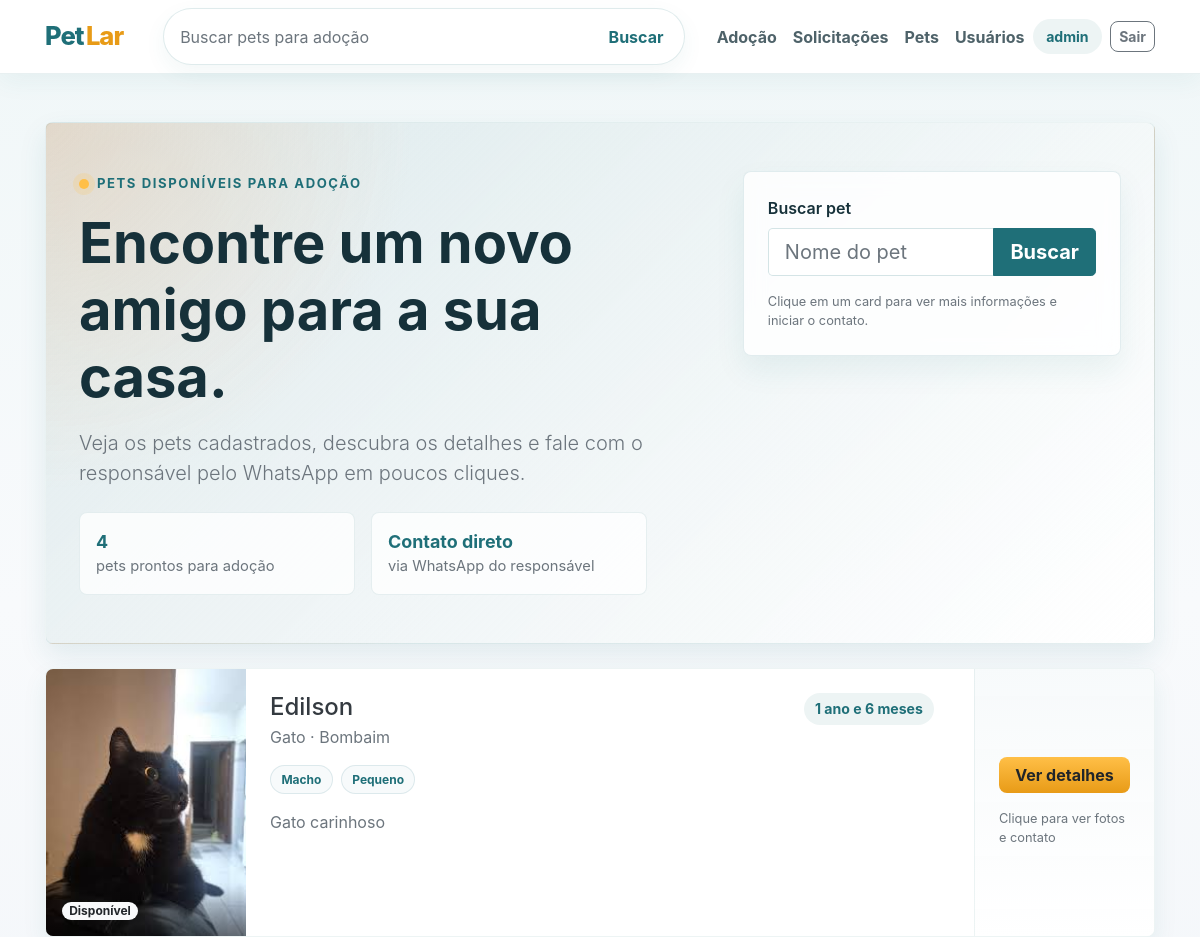
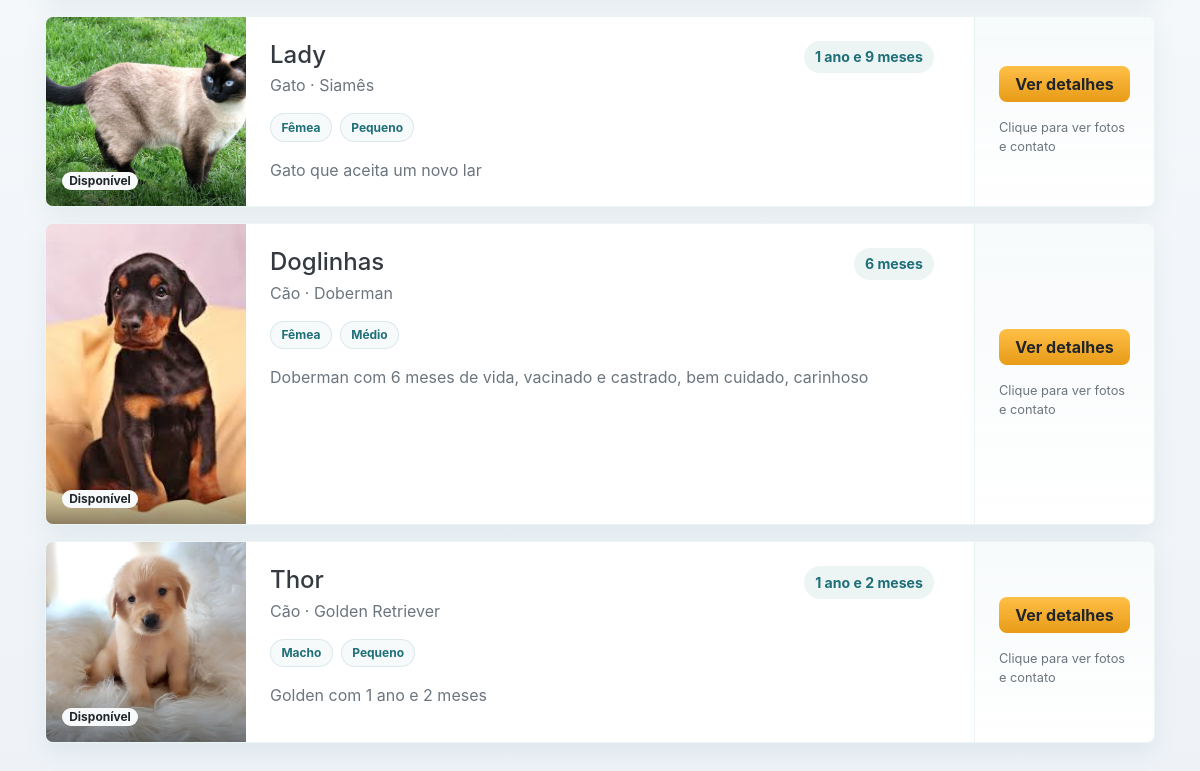
/pets/adocao/ (signed in), run on an earlier commit of the app's database (2 pictures, top to bottom).
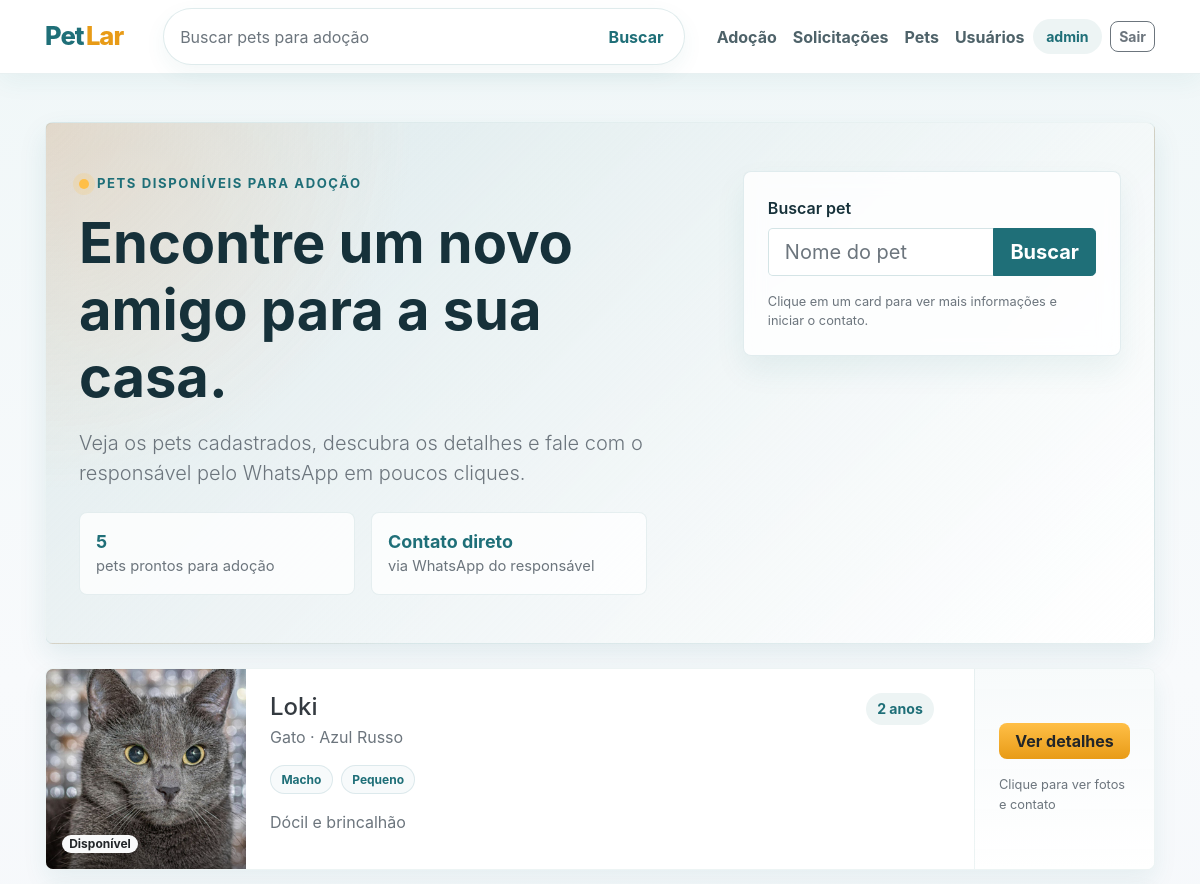
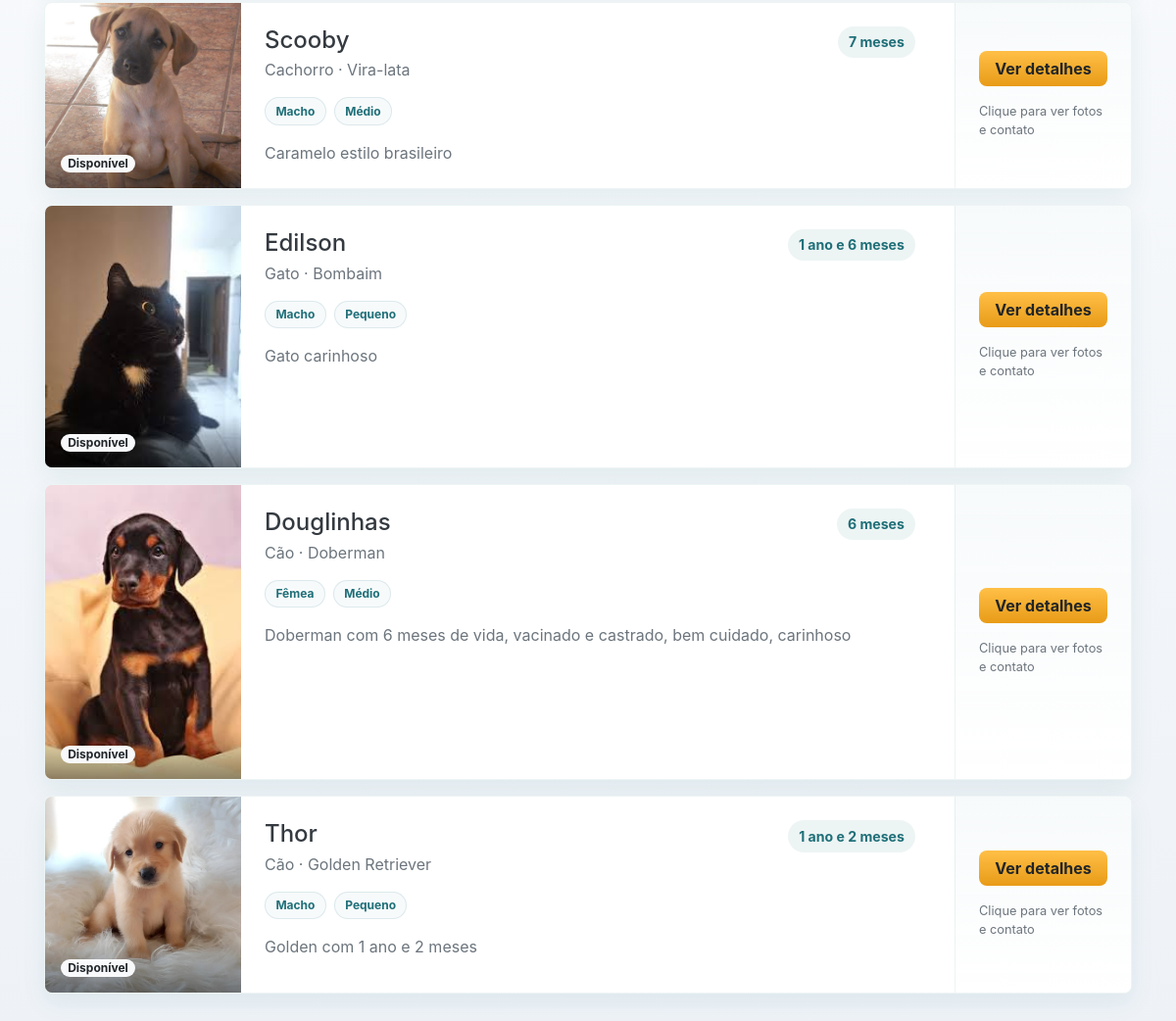
And on a later commit of the database (2 pictures, top to bottom).
### user/models.py (models this page shows, shortened)
class User(models.Model):
    id = models.AutoField(primary_key=True)
    nome = models.CharField(max_length=255)
    email = models.EmailField(unique=True)
    senha = models.CharField(max_length=255)
    telefone = models.CharField(max_length=20, blank=True, null=True)
    tipo_usuario = models.CharField(
        max_length=20,
        choices=OPCOES_TIPO_USUARIO,
        default=TIPO_ADOTANTE,
    )
    razao_social_ong = models.CharField(max_length=255, blank=True, null=True)
    cnpj_ong = models.CharField(max_length=18, blank=True, null=True)
    comprovante_ong = models.FileField(upload_to='comprovantes_ongs/', blank=True, null=True)
    status_verificacao_ong = models.CharField(
        max_length=20,
        choices=OPCOES_STATUS_VERIFICACAO_ONG,
        default=STATUS_ONG_NAO_SE_APLICA,
    )
    data_criacao = models.DateTimeField(auto_now_add=True)

### pet/models.py (models this page shows, shortened)
class Pet(models.Model):
    id = models.AutoField(primary_key=True)
    nome = models.CharField(max_length=100)
    especie = models.CharField(max_length=100)
    fotos = models.ImageField(upload_to='pets/')
    raca = models.CharField(max_length=100)
    idade = models.IntegerField(verbose_name='Idade (meses)')
    sexo = models.CharField(max_length=20, choices=OPCOES_SEXO)
    porte = models.CharField(max_length=20, choices=OPCOES_PORTE)
    vacinado = models.BooleanField(default=False)
    castrado = models.BooleanField(default=False)
    descricao = models.TextField()
    status = models.CharField(max_length=20, choices=OPCOES_STATUS, default='1')
    responsavel = models.ForeignKey(
        'user.User',
        on_delete=models.SET_NULL,
        null=True,
        blank=True,
        related_name='pets',
    )
    data_cadastro = models.DateTimeField(auto_now_add=True)
    @property
    def idade_formatada(self):
        if self.idade <= 0:
            return 'Menos de 1 mês'
        anos = self.idade // 12
        meses = self.idade % 12
        partes = []
        if anos:
            partes.append(f'{anos} ano' if anos == 1 else f'{anos} anos')
        if meses:
            partes.append(f'{meses} mês' if meses == 1 else f'{meses} meses')
        return ' e '.join(partes)

### pet/views.py (the view)
# urls.py: path('adocao/', HomePets.as_view(), name='home_pets'),
class HomePets(PerfilUsuarioMixin, LoginRequiredMixin, ListView):
    model = Pet
    template_name = 'pet/home_pets.html'
    context_object_name = 'pets'
    def get_queryset(self, **kwargs):
        pesquisa = self.request.GET.get('pesquisa')
        queryset = Pet.objects.filter(status='1').select_related('responsavel').order_by('-data_cadastro')
        if pesquisa:
            queryset = queryset.filter(nome__icontains=pesquisa)
        return queryset

### PetLar/mixins.py (called while the page is built)
def get_custom_user_for_request(request):
    if not request.user.is_authenticated:
        return None
    email = getattr(request.user, 'email', '')
    if not email:
        return None
    return CustomUser.objects.filter(email=email).first()

    def get_perfil_usuario(self):
        return get_custom_user_for_request(self.request)

    def usuario_pode_gerenciar_pets(self, perfil_usuario):
        if self.request.user.is_authenticated and self.request.user.is_superuser:
            return True
        return bool(
            perfil_usuario
            and perfil_usuario.tipo_usuario == TIPO_ONG
            and perfil_usuario.ong_aprovada
        )

    def get_context_data(self, **kwargs):
        context = super().get_context_data(**kwargs)
        perfil_usuario = self.get_perfil_usuario()
        context['perfil_usuario'] = perfil_usuario
        context['is_admin_profile'] = bool(
            self.request.user.is_authenticated
            and self.request.user.is_superuser
        )
        context['can_manage_pets'] = self.usuario_pode_gerenciar_pets(perfil_usuario)
        context['ongs_pendentes_count'] = CustomUser.objects.filter(
            tipo_usuario=TIPO_ONG,
            status_verificacao_ong=STATUS_ONG_PENDENTE,
        ).count()
        context['solicitacoes_pendentes_ong_count'] = self.get_solicitacoes_pendentes_ong_count(
            perfil_usuario
        )
        return context

    def get_solicitacoes_pendentes_ong_count(self, perfil_usuario):
        if not (
            perfil_usuario
            and perfil_usuario.tipo_usuario == TIPO_ONG
            and perfil_usuario.ong_aprovada
        ):
            return 0
        from solicitacao.models import SolicitacaoDeAdocao
        return SolicitacaoDeAdocao.objects.filter(
            pet__responsavel=perfil_usuario,
            status='PENDENTE',
        ).count()

### templates/pet/home_pets.html (shortened to what this page needs)
{% extends 'base.html' %}
{% block content %}
<section class="adocao-hero petlar-card mb-4 overflow-hidden">
	<div class="row g-0 align-items-stretch">
		<div class="col-12 col-xl-7 p-4 p-md-5 adocao-hero-copy">
			<span class="hero-kicker mb-3 d-inline-flex align-items-center gap-2">
				<span class="hero-kicker-dot"></span>
				Pets disponíveis para adoção
			</span>
			<h1 class="display-4 font-weight-bold mb-3">Encontre um novo amigo para a sua casa.</h1>
			<p class="lead text-muted mb-4">
				Veja os pets cadastrados, descubra os detalhes e fale com o responsável pelo WhatsApp em poucos cliques.
			</p>
			<div class="hero-stats">
				<div class="hero-stat">
					<strong>{{ pets|length }}</strong>
					<span>pets prontos para adoção</span>
				</div>
				<div class="hero-stat">
					<strong>Contato direto</strong>
					<span>via WhatsApp do responsável</span>
				</div>
			</div>
		</div>
		<div class="col-12 col-xl-5 p-4 p-md-5 adocao-hero-panel">
			<form method="get" class="adocao-search p-4">
				<label class="form-label font-weight-semibold mb-2">Buscar pet</label>
				<div class="input-group input-group-lg">
					<input type="text" class="form-control" name="pesquisa" value="{{ request.GET.pesquisa }}" placeholder="Nome do pet">
					<div class="input-group-append">
						<button type="submit" class="btn btn-primary">Buscar</button>
					</div>
				</div>
				<p class="text-muted small mt-3 mb-0">Clique em um card para ver mais informações e iniciar o contato.</p>
			</form>
		</div>
	</div>
</section>
<section class="pet-list-layout">
	{% for pet in pets %}
		<div class="pet-list-item">
			<a href="{% url 'detalhe_pet' pet.pk %}" class="pet-card-link text-decoration-none">
				<article class="petlar-card pet-card-row overflow-hidden">
					<div class="pet-card-media">
						<img src="{{ pet.fotos.url }}" alt="{{ pet.nome }}" class="pet-card-image">
						<div class="pet-card-overlay">
							<span class="badge badge-light badge-pill">{{ pet.get_status_display }}</span>
						</div>
					</div>
					<div class="pet-card-copy">
						<div class="pet-card-copy-main p-4">
							<div class="pet-card-copy-head">
								<div>
									<h2 class="h4 mb-1 text-dark">{{ pet.nome }}</h2>
									<p class="text-muted mb-0">{{ pet.especie }} · {{ pet.raca }}</p>
								</div>
								<span class="pet-age-pill">{{ pet.idade_formatada }}</span>
							</div>
							<div class="d-flex flex-wrap gap-2 mt-3 mb-3">
								<span class="badge badge-soft">{{ pet.get_sexo_display }}</span>
								<span class="badge badge-soft">{{ pet.get_porte_display }}</span>
							</div>
							<p class="text-muted mb-0 pet-card-description">{{ pet.descricao|truncatechars:130 }}</p>
						</div>
						<div class="pet-card-copy-aside p-4">
							<span class="btn btn-warning w-100 pet-card-action">Ver detalhes</span>
							<p class="text-muted small mb-0 mt-3">Clique para ver fotos e contato</p>
						</div>
					</div>
				</article>
			</a>
		</div>
	{% endfor %}
</section>
{% endblock %}

### templates/base.html (shortened to what this page needs)
<!DOCTYPE html>
<html lang="pt-BR">
<head>
	{% load static %}
	<link href="{% static 'css/bootstrap.min.css' %}" rel="stylesheet">
	<link href="{% static 'css/petlar.css' %}" rel="stylesheet">
</head>
<body>
	{% if user.is_authenticated %}
	<nav class="navbar navbar-expand-lg navbar-light petlar-topbar">
		<div class="container">
			<a class="navbar-brand petlar-brand" href="{% url 'home_pets' %}">
				<span class="petlar-brand-mark">Pet</span><span class="petlar-brand-accent">Lar</span>
			</a>
			<div class="collapse navbar-collapse" id="petlarNav">
				<form class="petlar-search my-3 my-lg-0 mx-lg-4" action="{% url 'home_pets' %}" method="get">
					<input type="text" class="form-control" name="pesquisa" value="{{ request.GET.pesquisa }}" placeholder="Buscar pets para adoção" aria-label="Buscar pets">
					<button type="submit" class="btn btn-link">Buscar</button>
				</form>
				<ul class="navbar-nav ml-auto align-items-lg-center">
					<li class="nav-item">
						<a class="nav-link" href="{% url 'home_pets' %}">Adoção</a>
					</li>
					<li class="nav-item">
						<a class="nav-link" href="{% url 'listar_solicitacoes' %}">Solicitações</a>
					</li>
					{% if can_manage_pets %}
						<li class="nav-item">
							<a class="nav-link" href="{% url 'listar_pets' %}">Pets</a>
						</li>
					{% endif %}
					{% if is_admin_profile %}
						<li class="nav-item">
							<a class="nav-link" href="{% url 'listar_usuarios' %}">Usuários</a>
						</li>
					{% endif %}
					{% if perfil_usuario %}
						<li class="nav-item d-none d-lg-block">
							<span class="petlar-user-pill" title="{{ perfil_usuario.nome }}">{{ perfil_usuario.nome }}</span>
						</li>
					{% endif %}
					<li class="nav-item ml-lg-2">
						<a class="btn btn-outline-secondary btn-sm" href="{% url 'logout' %}">Sair</a>
					</li>
				</ul>
			</div>
		</div>
	</nav>
	{% endif %}
	<main class="container py-4 py-md-5">
		{% block content %}{% endblock %}
	</main>
</body>
</html>

What changed in the data, as far as the page shows it:
no longer on this page (row edited): Pet: fotos (picture), status "Disponível", nome "Lady", especie "Gato", raca "Siamês", idade_formatada "1 ano e 9 meses", sexo "Fêmea", porte "Pequeno", descricao "Gato que aceita um novo lar"
added Pet: fotos (picture), status "Disponível", nome "Loki", especie "Gato", raca "Azul Russo", idade_formatada "2 anos", sexo "Macho", porte "Pequeno", descricao "Dócil e brincalhão"
added Pet: fotos (picture), status "Disponível", nome "Scooby", especie "Cachorro", raca "Vira-lata", idade_formatada "7 meses", sexo "Macho", porte "Médio", descricao "Caramelo estilo brasileiro"
changed Pet "Doberman": nome "Doglinhas" → "Douglinhas"
Also different on the page:
{{ pets|length }}: "4" → "5"
